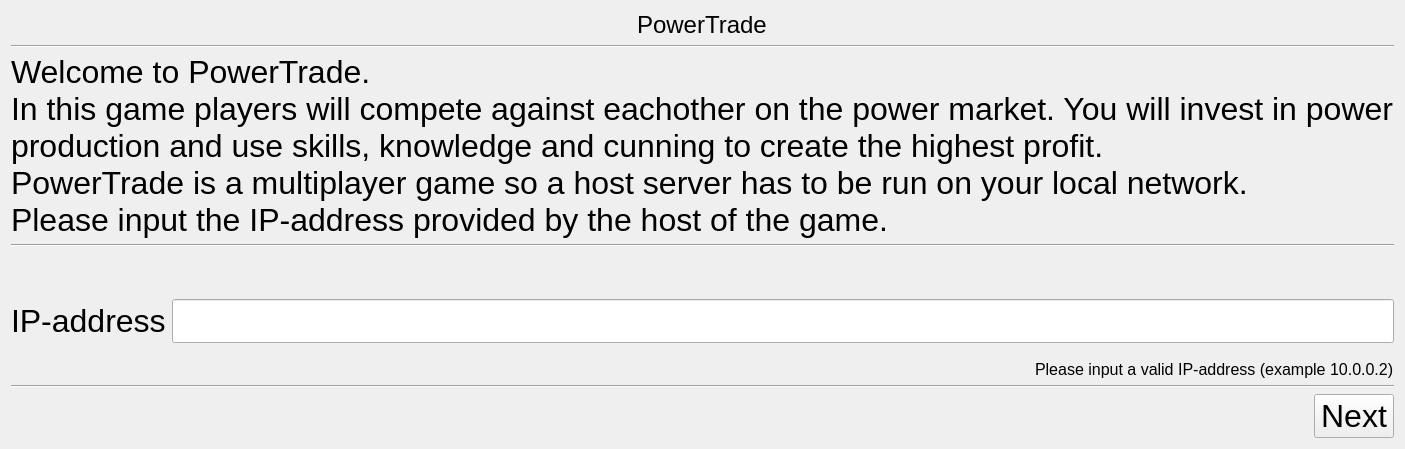
      <widget class="QWidget" name="page_connect">
       <layout class="QVBoxLayout" name="verticalLayout_7">
        <item alignment="Qt::AlignHCenter|Qt::AlignTop">
         <widget class="QLabel" name="connect_logo">
          <property name="sizePolicy">
           <sizepolicy hsizetype="Minimum" vsizetype="Minimum">
            <horstretch>0</horstretch>
            <verstretch>0</verstretch>
           </sizepolicy>
          </property>
          <property name="minimumSize">
           <size>
            <width>0</width>
            <height>0</height>
           </size>
          </property>
          <property name="maximumSize">
           <size>
            <width>16777215</width>
            <height>30</height>
           </size>
          </property>
          <property name="font">
           <font>
            <pointsize>18</pointsize>
           </font>
          </property>
          <property name="text">
           <string>PowerTrade</string>
          </property>
         </widget>
        </item>
        <item>
         <widget class="Line" name="line_4">
          <property name="orientation">
           <enum>Qt::Horizontal</enum>
          </property>
         </widget>
        </item>
        <item>
         <widget class="QLabel" name="connect_label_info">
          <property name="font">
           <font>
            <pointsize>24</pointsize>
           </font>
          </property>
          <property name="text">
           <string>Welcome to PowerTrade.
In this game players will compete against eachother on the power market. You will invest in power production and use skills, knowledge and cunning to create the highest profit.
PowerTrade is a multiplayer game so a host server has to be run on your local network.
Please input the IP-address provided by the host of the game. </string>
          </property>
          <property name="wordWrap">
           <bool>true</bool>
          </property>
         </widget>
        </item>
        <item>
         <widget class="Line" name="line_5">
          <property name="orientation">
           <enum>Qt::Horizontal</enum>
          </property>
         </widget>
        </item>
        <item>
         <layout class="QFormLayout" name="formLayout_2">
          <item row="0" column="1">
           <spacer name="verticalSpacer_2">
            <property name="orientation">
             <enum>Qt::Vertical</enum>
            </property>
            <property name="sizeHint" stdset="0">
             <size>
              <width>20</width>
              <height>40</height>
             </size>
            </property>
           </spacer>
          </item>
          <item row="1" column="0">
           <widget class="QLabel" name="ipAddressLabel">
            <property name="font">
             <font>
              <pointsize>24</pointsize>
             </font>
            </property>
            <property name="text">
             <string>IP-address</string>
            </property>
           </widget>
          </item>
          <item row="1" column="1">
           <widget class="QLineEdit" name="ipAddressLineEdit">
            <property name="font">
             <font>
              <pointsize>24</pointsize>
             </font>
            </property>
            <property name="toolTip">
             <string>Insert the IP address of the host</string>
            </property>
            <property name="clearButtonEnabled">
             <bool>true</bool>
            </property>
           </widget>
          </item>
         </layout>
        </item>
        <item>
         <layout class="QHBoxLayout" name="horizontalLayout_19">
          <property name="topMargin">
           <number>10</number>
          </property>
          <item>
           <spacer name="horizontalSpacer_16">
            <property name="orientation">
             <enum>Qt::Horizontal</enum>
            </property>
            <property name="sizeHint" stdset="0">
             <size>
              <width>40</width>
              <height>20</height>
             </size>
            </property>
           </spacer>
          </item>
          <item>
           <widget class="QLabel" name="connect_label_warning">
            <property name="font">
             <font>
              <pointsize>12</pointsize>
             </font>
            </property>
            <property name="text">
             <string>Please input a valid IP-address (example 10.0.0.2)</string>
            </property>
           </widget>
          </item>
         </layout>
        </item>
        <item>
         <widget class="Line" name="line_6">
          <property name="lineWidth">
           <number>1</number>
          </property>
          <property name="midLineWidth">
           <number>0</number>
          </property>
          <property name="orientation">
           <enum>Qt::Horizontal</enum>
          </property>
         </widget>
        </item>
        <item>
         <layout class="QHBoxLayout" name="horizontalLayout">
          <item>
           <spacer name="horizontalSpacer_2">
            <property name="orientation">
             <enum>Qt::Horizontal</enum>
            </property>
            <property name="sizeHint" stdset="0">
             <size>
              <width>40</width>
              <height>20</height>
             </size>
            </property>
           </spacer>
          </item>
          <item>
           <widget class="QPushButton" name="connect_next">
            <property name="enabled">
             <bool>true</bool>
            </property>
            <property name="font">
             <font>
              <pointsize>24</pointsize>
             </font>
            </property>
            <property name="styleSheet">
             <string notr="true"/>
            </property>
            <property name="text">
             <string>Next</string>
            </property>
            <property name="autoDefault">
             <bool>true</bool>
            </property>
           </widget>
          </item>
         </layout>
        </item>
       </layout>
      </widget>
